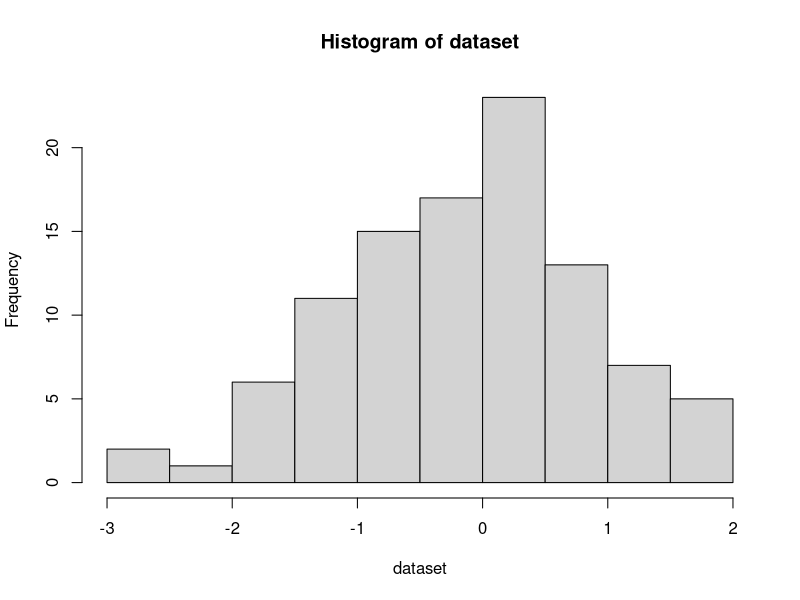

The R script that drew this image:
# includes


size <- 100

dataset <- rnorm(size, 0, 1)

print(mean(dataset))
print(var(dataset))

intervals <- hist(dataset)
intervals

xmean <- mean(dataset)
xvar <- var(dataset)

print(xmean)
print(xvar)

breaks <- intervals$breaks[0:-1]

phis <- pnorm(intervals$breaks)

p_i <- c()
for (i in 1:(length(phis)-1)) {
  print(phis[i + 1] - phis[i])
  p_i[i] <- phis[i + 1] - phis[i]
}

df <- data.frame(interv = breaks, p = p_i, n = intervals$counts, npi = size * p_i, n_i_sub_np = intervals$counts - size * p_i, frac = (intervals$counts - size * p_i) ** 2 / (size * p_i))

print(sum(df$p))
print(sum(df$n))
print(sum(df$np))
print(sum(df$n_i_sub_np))
print(sum(df$frac))

# sum should be less than 18.31
